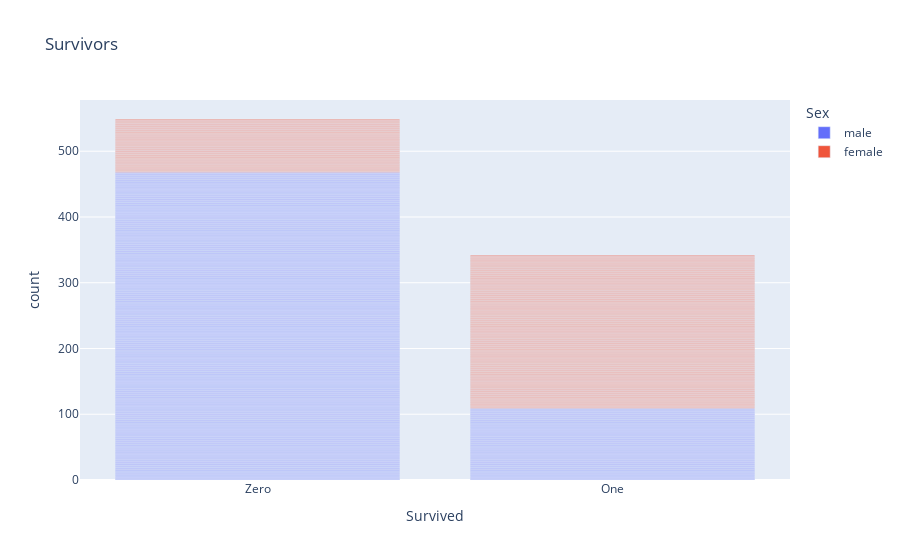

Here is the notebook cell this chart was saved with:
### Code cell
fig = px.bar(df_survive_cleaned, x="Survived", color="Sex", title="Survivors")
fig.show()

### Figure 1 — Plotly figure (JSON) as saved in the notebook; plotly's stock layout.template omitted (floating-point values rounded to 4 significant figures; data arrays with more than 128 entries replaced by an {"elided": "..."} marker saying what was removed)
{"data": [{"alignmentgroup": "True", "hovertemplate": "Sex=male<br>Survived=%{x}<br>count=%{y}<extra></extra>", "legendgroup": "male", "marker": {"color": "#636efa"}, "name": "male", "offsetgroup": "male", "orientation": "v", "showlegend": true, "textposition": "auto", "type": "bar", "x": {"elided": "577 str values"}, "xaxis": "x", "y": {"elided": "577 int values"}, "yaxis": "y"}, {"alignmentgroup": "True", "hovertemplate": "Sex=female<br>Survived=%{x}<br>count=%{y}<extra></extra>", "legendgroup": "female", "marker": {"color": "#EF553B"}, "name": "female", "offsetgroup": "female", "orientation": "v", "showlegend": true, "textposition": "auto", "type": "bar", "x": {"elided": "314 str values"}, "xaxis": "x", "y": {"elided": "314 int values"}, "yaxis": "y"}], "layout": {"barmode": "relative", "legend": {"title": {"text": "Sex"}, "tracegroupgap": 0}, "title": {"text": "Survivors"}, "xaxis": {"anchor": "y", "domain": [0, 1], "title": {"text": "Survived"}}, "yaxis": {"anchor": "x", "domain": [0, 1], "title": {"text": "count"}}}}
